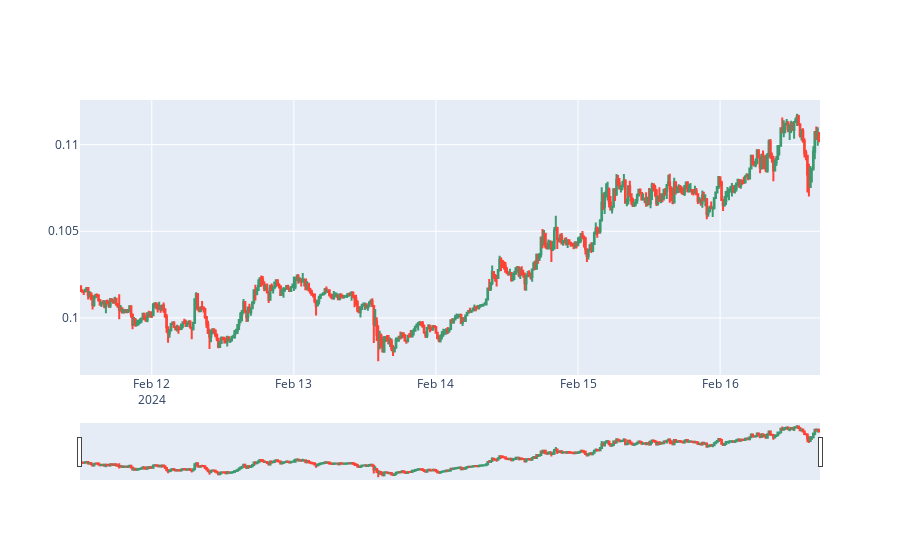

Notebook source saved alongside this figure:
### Code cell
chz_chart.plot()

### Figure 1 — Plotly figure (JSON) as saved in the notebook; plotly's stock layout.template omitted (floating-point values rounded to 4 significant figures; data arrays with more than 128 entries replaced by an {"elided": "..."} marker saying what was removed)
{"data": [{"close": {"elided": "500 float values"}, "high": {"elided": "500 float values"}, "low": {"elided": "500 float values"}, "name": "Candlesticks", "open": {"elided": "500 float values"}, "type": "candlestick", "x": {"elided": "500 str values"}}], "layout": {}}
